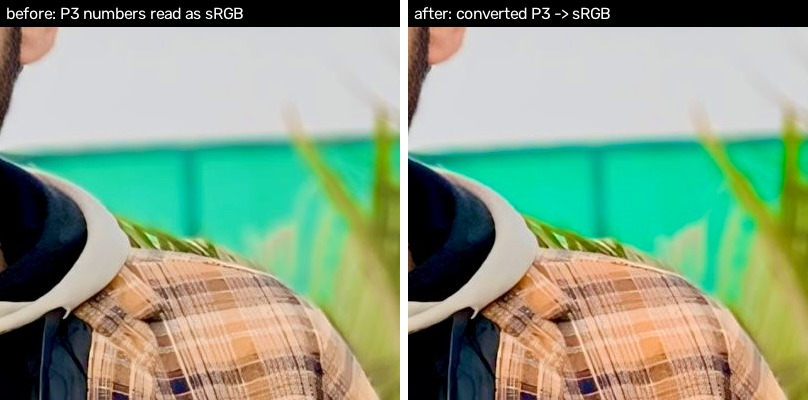
#> input picture fix-validation/2026-10-14/phase2-examples/display_p3_photo.jpg, 808 x 400 px, given as the content of the folder /Users/Ali/Downloads, which was not available
$ python blur_study.py 5 ../phase2-examples/display_p3_photo.jpg   (older library calls are emulated)
#> lines starting #> are read from the running program, lines starting #| are printed output that depends on the picture
"""Blur-measure study: which measure separates sharp from blurred photos regardless of
resolution and exposure? Photos are split into calibration and evaluation halves by a
hash of the file name. Labels: an original photo is 'sharp' unless reviewed otherwise;
synthetic blur is applied with a known size at the proxy scale."""
import glob, hashlib, json, os, sys, time
import cv2
import numpy as np

PROXY = 1024  # long edge the measures are computed at


def proxy(gray):
    h, w = gray.shape
    scale = PROXY / max(h, w)
    if scale < 1:
        gray = cv2.resize(gray, (round(w * scale), round(h * scale)), interpolation=cv2.INTER_AREA)
    return gray


def laplacian_variance(gray):
    return float(cv2.Laplacian(gray, cv2.CV_64F).var())


def reblur_ratio(g):
    """Crete-Roffet: how much a 9-px box re-blur reduces neighbour differences (0 sharp .. 1 blurred)."""
    g = g.astype(np.float64)
    out = []
    for axis in (0, 1):
        k = np.ones((9, 1)) / 9 if axis == 0 else np.ones((1, 9)) / 9
        b = cv2.filter2D(g, -1, k, borderType=cv2.BORDER_REFLECT)
        d = np.abs(np.diff(g, axis=axis)); db = np.abs(np.diff(b, axis=axis))
        v = np.maximum(0, d - db)
        s = d.sum()
        out.append(1 - v.sum() / s if s > 0 else 1.0)
    return float(max(out))


def edge_sharpness(g):
    """At the strongest edges: |second derivative| / |gradient|, roughly 1/edge width.
    Gain-invariant; computed only where gradients are in the top 2 %."""
    g = cv2.GaussianBlur(g.astype(np.float64), (0, 0), 0.5)
    gx = cv2.Sobel(g, cv2.CV_64F, 1, 0, ksize=3); gy = cv2.Sobel(g, cv2.CV_64F, 0, 1, ksize=3)
    mag = np.hypot(gx, gy)
    lap = np.abs(cv2.Laplacian(g, cv2.CV_64F, ksize=3))
    thr = np.percentile(mag, 98)
    sel = mag >= max(thr, 1e-6)
    # Laplacian is zero at the edge centre; take the max in a 3x3 neighbourhood instead.
    lapmax = cv2.dilate(lap, np.ones((3, 3)))
    return float(np.median(lapmax[sel] / mag[sel]))


def coverage(g):
    """Share of the proxy with gradients above 10 % of the robust luminance range (texture/edges)."""
    g = g.astype(np.float64)
    p5, p95 = np.percentile(g, [5, 95])
    rng = max(p95 - p5, 1.0)
    mag = np.hypot(cv2.Sobel(g, cv2.CV_64F, 1, 0, ksize=3), cv2.Sobel(g, cv2.CV_64F, 0, 1, ksize=3)) / 8
    return float((mag > 0.1 * rng).mean()), float(rng)


def measures(bgr):
    gray = cv2.cvtColor(bgr, cv2.COLOR_BGR2GRAY)
    g = proxy(gray)
    cov, rng = coverage(g)
    gf = g.astype(np.float64)
    strength = float(np.percentile(np.hypot(cv2.Sobel(gf, cv2.CV_64F, 1, 0, ksize=3), cv2.Sobel(gf, cv2.CV_64F, 0, 1, ksize=3)) / 8, 98))
    return {"edge_strength": strength,
        "lap_native": laplacian_variance(gray),
        "lap_proxy_norm": laplacian_variance(g) / max(float(g.astype(np.float64).var()), 1e-6),
        "reblur": reblur_ratio(g),
        "edge": edge_sharpness(g),
        "coverage": cov, "range": rng,
    }


def motion_kernel(length, angle):
    k = np.zeros((length, length)); k[length // 2, :] = 1
    rot = cv2.getRotationMatrix2D((length / 2 - 0.5, length / 2 - 0.5), angle, 1)
    k = cv2.warpAffine(k, rot, (length, length)); return k / k.sum()


def variants(img):
    """(name, label, image). Blur sizes are in proxy pixels, scaled to the image's own grid."""
    h, w = img.shape[:2]
    f = max(h, w) / PROXY if max(h, w) > PROXY else 1.0
    out = [("original", "sharp", img)]
    for long_edge in (1600, 800):
        if max(h, w) > long_edge * 1.2:
            s = long_edge / max(h, w)
            out.append((f"resized_{long_edge}", "sharp", cv2.resize(img, (round(w * s), round(h * s)), interpolation=cv2.INTER_AREA)))
    for gain in (0.5, 0.25):
        out.append((f"dark_x{gain}", "sharp", np.clip(np.rint(img.astype(np.float32) * gain), 0, 255).astype(np.uint8)))
    noisy = np.clip(img.astype(np.float32) + np.random.default_rng(1).normal(0, 8, img.shape), 0, 255).astype(np.uint8)
    out.append(("noise8", "sharp", noisy))
    out.append(("jpeg30", "sharp", cv2.imdecode(cv2.imencode(".jpg", img, [cv2.IMWRITE_JPEG_QUALITY, 30])[1], 1)))
    for sigma, label in ((0.7, "borderline"), (1.2, "mild"), (2.0, "severe"), (3.5, "severe")):
        out.append((f"gauss{sigma}", label, cv2.GaussianBlur(img, (0, 0), sigma * f)))
    for length, label in ((5, "mild"), (11, "severe")):
        L = max(3, int(round(length * f)) | 1)
        out.append((f"motion{length}", label, cv2.filter2D(img, -1, motion_kernel(L, 30))))
    blurred = cv2.GaussianBlur(img, (0, 0), 2.0 * f)
    out.append(("gauss2.0_dark_x0.25", "severe", np.clip(np.rint(blurred.astype(np.float32) * 0.25), 0, 255).astype(np.uint8)))
    out.append(("gauss2.0_noise8", "severe", np.clip(blurred.astype(np.float32) + np.random.default_rng(2).normal(0, 8, img.shape), 0, 255).astype(np.uint8)))
    out.append(("gauss1.2_jpeg30", "mild", cv2.imdecode(cv2.imencode(".jpg", cv2.GaussianBlur(img, (0, 0), 1.2 * f), [cv2.IMWRITE_JPEG_QUALITY, 30])[1], 1)))
    return out


def split(path):
    return "calibration" if int(hashlib.sha256(os.path.basename(path).encode()).hexdigest(), 16) % 2 == 0 else "evaluation"


if __name__ == "__main__":
    files = sorted(glob.glob("/Users/Ali/Downloads/*.jp*g") + glob.glob("/Users/Ali/Downloads/*.png"))
    limit = int(sys.argv[1]) if len(sys.argv) > 1 else len(files)
    rows = []
    t0 = time.time()
    for path in files[:limit]:
        img = cv2.imread(path, cv2.IMREAD_COLOR)
#> img is the input picture: shape (400, 808, 3); mean B, G, R 133.5, 159, 135.4
        if img is None or min(img.shape[:2]) < 300:
            continue
        if max(img.shape[:2]) > 2400:
            rows.append({"file": os.path.basename(path), "split": split(path), "variant": "native", "label": "sharp",
                         "size": list(img.shape[:2]), **measures(img)})
            s = 2400 / max(img.shape[:2])
            img = cv2.resize(img, (round(img.shape[1] * s), round(img.shape[0] * s)), interpolation=cv2.INTER_AREA)
        for name, label, var in variants(img):
#> after the loop in variants, `for long_edge in (1600, 800):`: out = 1 item
#> after the loop in variants, `for gain in (0.5, 0.25):`: out = 3 items
#> after the loop in variants, `for sigma, label in ((0.7, "borderline"), (1.2, "mild"), (2.0, "severe..`: out = 9 items
#> the loop in variants, `for length, label in ((5, "mild"), (11, "severe")):` made 2 passes
#> after the loop in variants, `for length, label in ((5, "mild"), (11, "severe")):`: out = 11 items
            rows.append({"file": os.path.basename(path), "split": split(path), "variant": name, "label": label,
                         "size": list(var.shape[:2]), **measures(var)})
#> in measures, `gray = cv2.cvtColor(bgr, cv2.COLOR_BGR2GRAY)`:
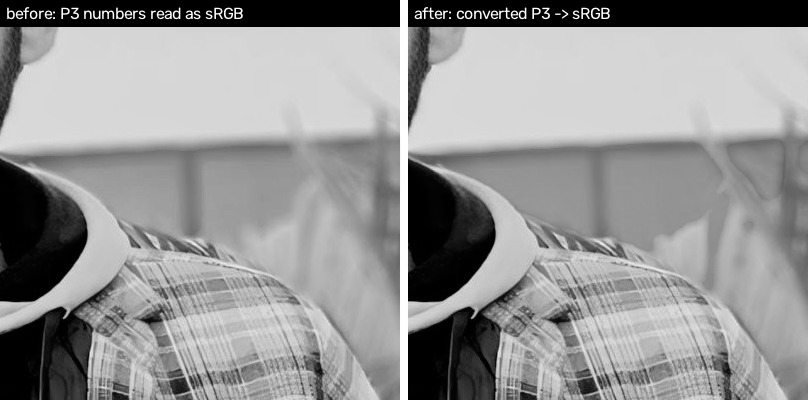
#> gray: shape (400, 808); min 0, max 255, mean 149
#> in coverage, `p5, p95 = np.percentile(g, [5, 95])`: p5 = 0; p95 = 215
#> in measures, `cov, rng = coverage(g)`: cov = 0.0698; rng = 215
#> in measures, `strength = float(np.percentile(np.hypot(cv2.Sobel(gf, cv2.CV_64F, 1, 0..`: strength = 58.79
#> the loop in reblur_ratio, `for axis in (0, 1):` made 2 passes
#> s on passes 1 to 2: 1586419, 1689125
#> pass 1, in reblur_ratio, `db = np.abs(np.diff(b, axis=axis))`:
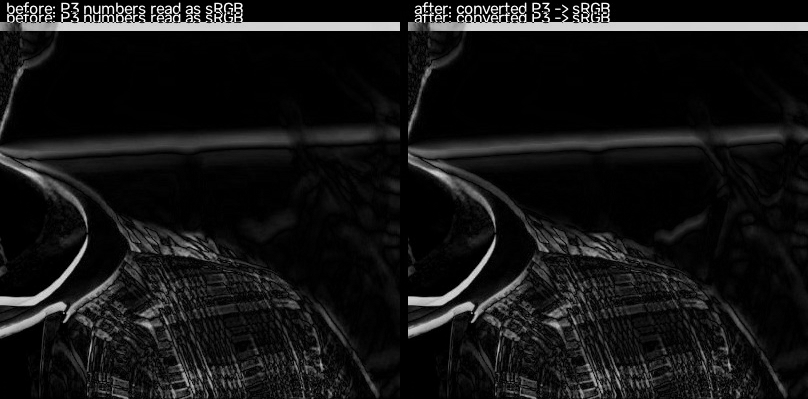
#> db: shape (399, 808) float64; min 0, max 28.33, mean 2.4; drawn with min black and max white
#> after the loop in reblur_ratio, `for axis in (0, 1):`:
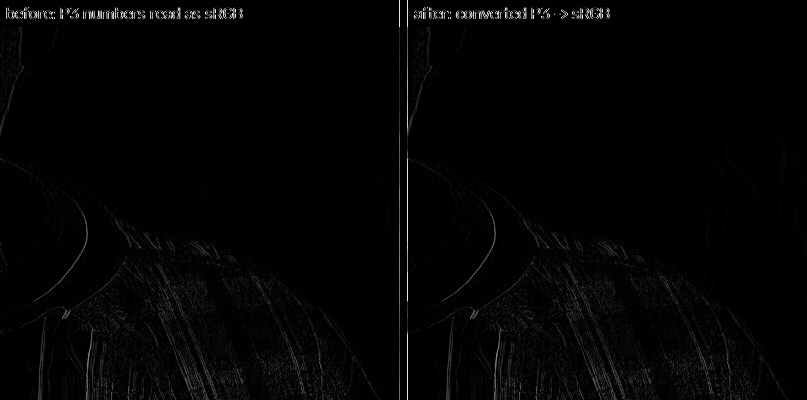
#> v: shape (400, 807) float64; min 0, max 254.8, mean 3.9
#> after the loop in reblur_ratio, `for axis in (0, 1):`: out = [0.3, 0.251]
#> in edge_sharpness, `gy = cv2.Sobel(g, cv2.CV_64F, 0, 1, ksize=3)`:
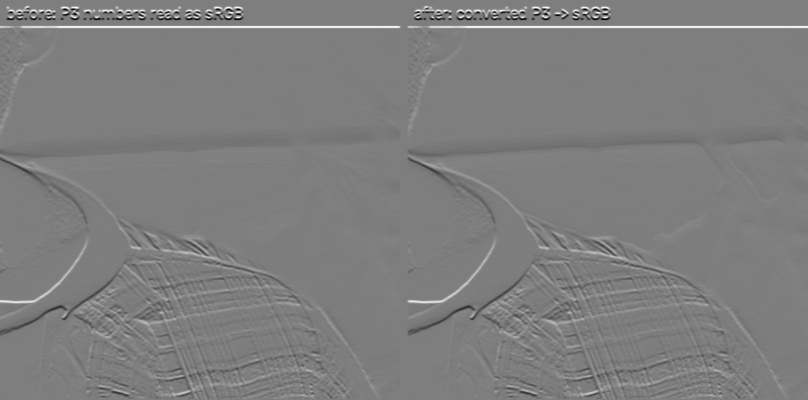
#> gy: shape (400, 808) float64; min -840.4, max 857.8, mean 2.4; drawn with min black and max white
#> in edge_sharpness, `mag = np.hypot(gx, gy)`:
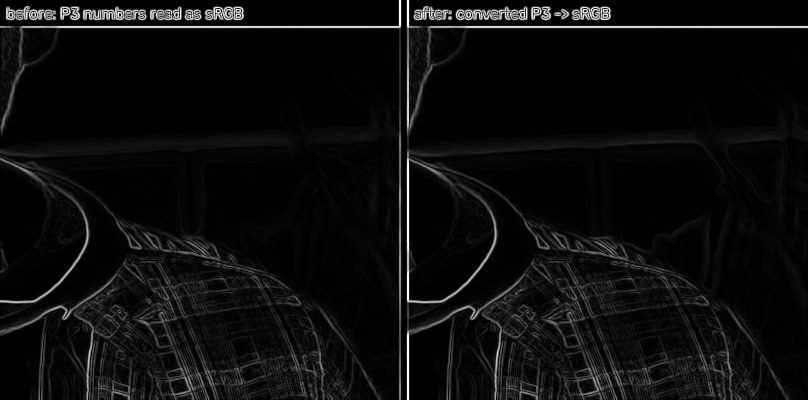
#> mag: shape (400, 808) float64; min 0, max 910.9, mean 46.5; drawn with min black and max white
#> in edge_sharpness, `thr = np.percentile(mag, 98)`: thr = 419.1
#> in edge_sharpness, `sel = mag >= max(thr, 1e-6)`:
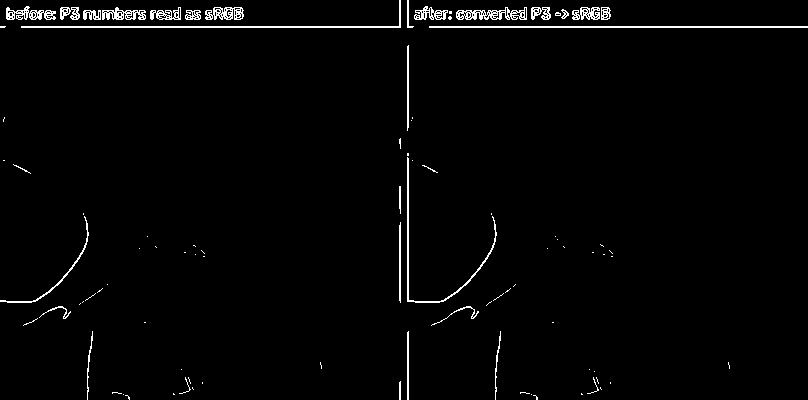
#> sel: shape (400, 808) bool; 2% white in thin lines or dots
#> in edge_sharpness, `lapmax = cv2.dilate(lap, np.ones((3, 3)))`:
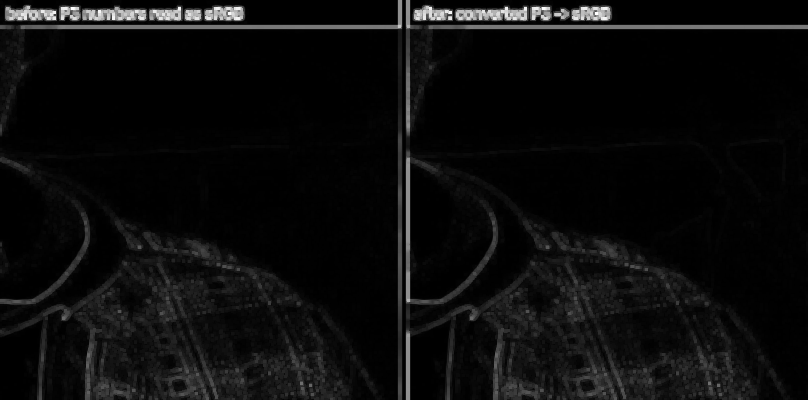
#> lapmax: shape (400, 808) float64; min 0, max 1222.3, mean 59.6; drawn with min black and max white
    json.dump(rows, open(sys.argv[2] if len(sys.argv) > 2 else "blur_rows.json", "w"))
    print(len(rows), "rows", round(time.time() - t0), "s")
